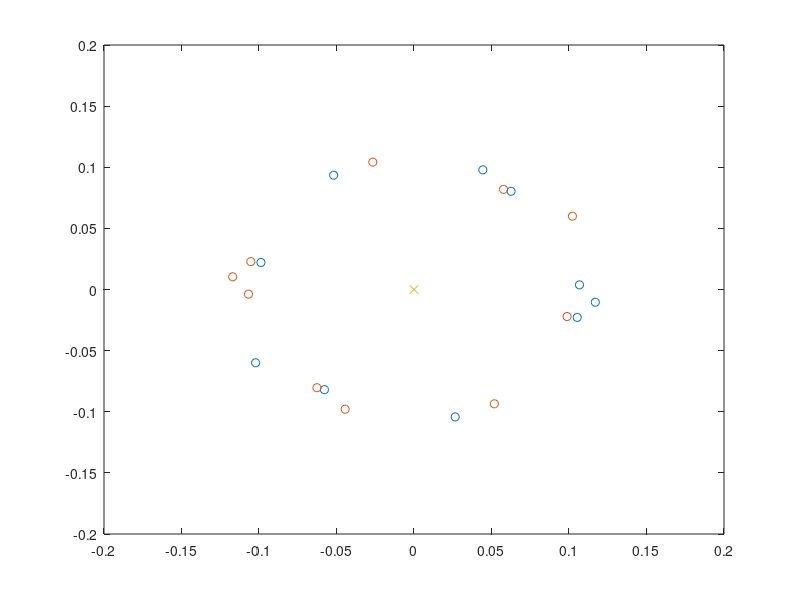

Source code (MATLAB): (Note: this script raises an error after producing the figure.)
clear;
%% Configurations
% duration time, sampling freq, #tags
time = 0.002;
fs = 10000000;
num = 10;
t = linspace(0, time, time * fs);

SNR = 20;           % change this

SNR1 = 10 * log10(2 * num) + SNR;

% all config/signal save in dir:
if exist("signals/", 'dir') == 0
    mkdir("signals")
end

%% Freqs, Phases, Amplitudes
% 15kHz ~ 30kHz
freq = rand(1, num) * 15000 + 15000;
% amp = (rand(1, num) * .02 + .1) .* exp(1j * 2*pi * rand(1, num));
amp = [0.105278488140166 - 0.022815703894954i,0.116970245460998 - 0.010401511833459i,-0.051829899302457 + 0.093509992767321i,-0.098740847394605 + 0.022109307227178i,-0.057775834523463 - 0.081945277760733i,0.026574569729239 - 0.104211139979910i,0.062621920169006 + 0.080339654927814i,0.044419656911533 + 0.097900755864330i,0.106761404818690 + 0.003799455470436i,-0.102182347104108 - 0.059953844562520i];
phases = rand(1, num) * 2 * pi;
plot(real(amp), imag(amp), 'o');
hold on
plot(-real(amp), -imag(amp), 'o')
plot(0, 0, 'x');
hold off
%% Generate Wave
wave = zeros(1, length(t));
for i = 1:num
    pwm = amp(i) * square(2*pi * freq(i) * t + phases(i));
    pwm = awgn(pwm, SNR1, 'measured');
    window = 0.5 * hamming(3);
    pwm = conv(pwm, window, "same");
    wave = wave + pwm;
end
% plot(t(1:800), wave(1:800));
%hold off

path_square = sprintf("./signals/" + "tags%d_snr%d_db.mat", ...
    [num, SNR]);
save(path_square, "wave", "freq", "amp", "phases");
